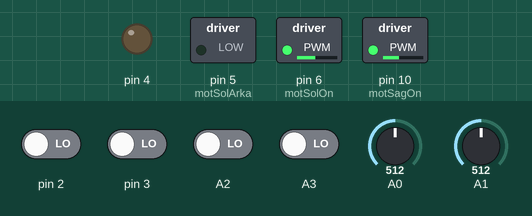
The sketch below on a simulated Arduino Uno, built with avr-gcc and run on an emulated ATmega328P. Parts: switched loads named in the sketch (green lamp = pin HIGH), output pins drawn as LEDs (lit = HIGH). The test bench sets the inputs (shaded band); at power-on: A2, A3, pin 2, pin 3 LOW, A0 = 512, A1 = 512. EEPROM starts erased.

Above: at 1.2 s.
1.3 s: A0 set to 122
At 1.77 s:
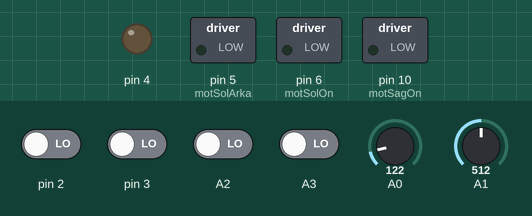
4.3 s: A1 set to 152
7.3 s: A1 set to 125
At 8.5 s:
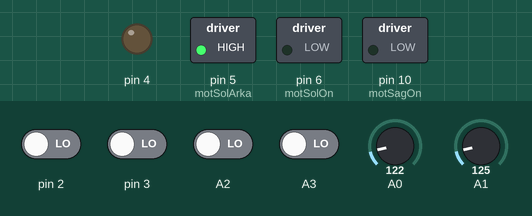
8.8 s: A0 set to 74
At 9.4 s:
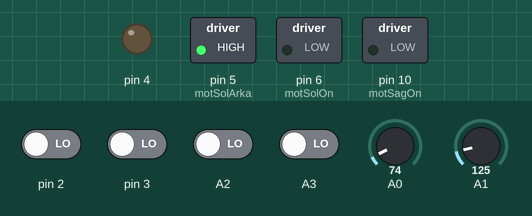
10.4 s: A0 set to 64
At 11.6 s:
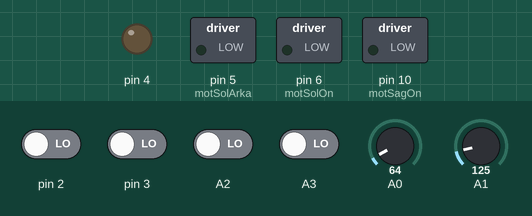
11.9 s: A0 set to 22
13.4 s: A0 set to 18
Timing chart, 0 to 16.4 s (numbered marks = the images above; inputs shaded):
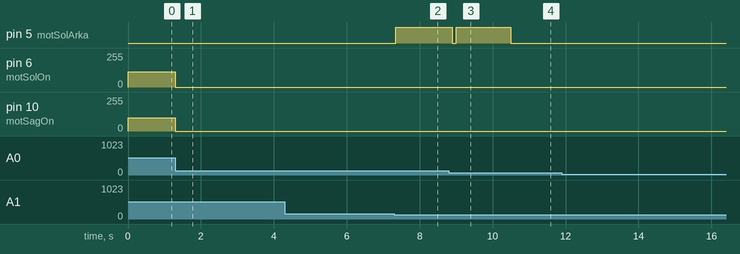

The sketch:

control_code.ino
```cpp
#include <EEPROM.h>
#include <PID_v1.h>

// Debug modda çalıştırmak için etiketi uncomment et
//#define DEBUG

//--------------------------------------------------------------------------------
//              DEĞİŞKENLER BÖLÜMÜ - TÜM GLOBAL DEĞİŞKENLER BURADA TANIMLANACAK
//--------------------------------------------------------------------------------

// pid katsayıları
const double kp = 4.0;        // oransal katsayısı
const double ki = 0.0;        // integral katsayısı
const double kd = 6.0;        // türev kaysayısı

// sensör değişkenleri
boolean on,arka;    // ön ve arkada bulunan dijital sensörler (ön---pina2)(arka---pina4)
int sag,sol;        // sağ ve soldaki analog uzaklık sensörleri (sag---pina1)(sol---pina0)

// sensor pinleri
const int sensorSag = A1;
const int sensorSol = A0;
const int sensorOn = A2;
const int sensorArka = A3;

// motor pinleri
const int motSolOn = 6;
const int motSolArka = 5;
const int motSagOn = 10;
const int motSagArka = 11;
const int enableSag = 12;
const int enableSol = 7;

// motor değişkenleri
int motSag = 0;        // motora uygulanacak toplam pwm girişi
int motSol = 0;
const int offsetSag = 100;    // Motorlara dönmeye başlamaları için sürekli verilen giriş
const int offsetSol = 115;
const int donum1 = 100;    // Dönerken hızlı dönen tekere verilecek giriş
const int donum2 = 50;     // Dönerken yavaş dönen tekere verilecek giriş

// pid değişkenleri
double error=0,referance=0,output=0;

// konum değişkeninin tutulduğu fonsiyon
volatile double konum;
int sayac=0;      // kaç defa ileri gidildiğini sayan sayaç

// pid objesi
// error     -> sensörlerden elde edilen hata
// output    -> pid algoritmasının verdiği çıktı
// referance -> ulaşılması hedeflenen nokta, hatanın sıfır olduğu yer
PID pid1(&error,&output,&referance , kp, ki, kd, DIRECT);

//--------------------------------------------------------------------------------
//              SETUP BÖLÜMÜ - TÜM AYARLAR BU BÖLÜMDE YAPILACAK
//--------------------------------------------------------------------------------

void setup()
{
  Serial.begin(9600);    // seri monitör ile iletişim başlatılıyor

  // pin modları
  DDRB = B000000;   // tüm B portu çıkış
  DDRD = B00110000; // D2,D3 input diğerleri output

  // pid ayarları
  pid1.SetMode(AUTOMATIC);
  pid1.SetOutputLimits(-255,255);

  // encoder pinlerindeki interrupt ayarları
  attachInterrupt(0,konumBul,CHANGE);
  attachInterrupt(1,konumBul,CHANGE);

  // motor enable ayarları
  digitalWrite(enableSol,HIGH);
  digitalWrite(enableSag,HIGH);
}

//--------------------------------------------------------------------------------
//              LOOP BÖLÜMÜ - TÜM İŞLEMLER BU BÖLÜMDE YAPILACAK
//--------------------------------------------------------------------------------


void loop()
{
  tumSensorleriOku();
  hataHesapla();           // hata hesaplanıyor
  pid1.Compute();          // pid kontrolcüsünü çalıştırıyor
  yolunuBul();             // labirent çözme algoritması ekleniyor

  #ifdef DEBUG
  debugFunction();
  #endif
}
```

algorithm.ino
```cpp
/*
Bu bölümde labirent çözücü algoritma ve pid ile ilgili işlemler yapılacak
*/

// hata hesabı
void hataHesapla(){          // hata negatifse sağa daha yakın
  error = sag - sol;          // hata pozitifse sola daha yakın
}


 // Labirent çözen kısım
void yolunuBul(){
  if(sag<20 && sol<20){      // sağ ve sol duvarsa ileri git

    ileriGit();

  }else if(sag<20 && sol>20){    // sağ duvar sol boşluksa sola dön

    dur();
    delay(50);
    don(1);

  }else if(sag>20 && sol<20){    // sol duvar sağ boşluksa sağa dön

    dur();
    delay(50);
    don(0);

  }else{  // hiç bir şart sağlanmadıysa geri git
   geriGit();
  }

}
```

motions.ino
```cpp
/*
Bu bölümde robotun yapacağı hareketler fonksiyon olarak tanımlanacaktır.
Robot-->
- ileri gitme
- geri gitme
- durma ve bilgileri eeproma kaydetme
- Sağ ve sola dönme
hareketi yapacaktır
*/


// ileri gitme fonksiyonu
void ileriGit(){

  motSag = constrain((offsetSag + output), 0, 255);    // motor hızları atanıyor
  motSol = constrain((offsetSol - output), 0, 255);

  analogWrite(motSagOn,motSag);     // ileri gitmek için gerekli pin atamaları
  analogWrite(motSolOn,motSol);
  digitalWrite(motSagArka,LOW);
  digitalWrite(motSolArka,LOW);

}

// geri gitme fonksiyonu
void geriGit(){

  motSag = constrain((offsetSag + output), 0, 255);    // motor hızları atanıyor
  motSol = constrain((offsetSol - output), 0, 255);

  digitalWrite(motSagArka,motSag);      // geri gitmek için gerekli pin atamaları
  digitalWrite(motSolArka,motSol);
  digitalWrite(motSagOn,LOW);
  digitalWrite(motSolOn,LOW);

}

// durma fonksiyonu
void dur(){
  digitalWrite(motSagArka,LOW);      // durmak için gerekli pin atamaları
  digitalWrite(motSolArka,LOW);
  digitalWrite(motSagOn,LOW);
  digitalWrite(motSolOn,LOW);

  EEPROM.write(sayac,konum);        // konum verileri eeprom'a yazılıyor
  konum = 0;      // bir dahaki hareket için konum sıfırlanıyor
  sayac += 1;
}

// dönme fonksiyonu
void don(boolean yon){

  digitalWrite(motSagArka,LOW);  // motor geri pinleri LOW
  digitalWrite(motSolArka,LOW);

  if(yon == 0){    // sağa dönüş yapılacaksa

    motSag = offsetSag + donum2;
    motSol = offsetSol + donum1;
    analogWrite(motSagOn,motSag);
    analogWrite(motSolOn,motSol);

  }else{    // sola dönüş yapacaksa
    motSag = offsetSag + donum1;
    motSol = offsetSol + donum2;
    analogWrite(motSagOn,motSag);
    analogWrite(motSolOn,motSol);
  }
}
```

sensors.ino
```cpp
/*
Bu bölümde sensör işlemleri yapılacaktır
*/

// Analog sharp sensörü okuma fonksiyonu
int sharpOku(int pin){   // analog sharp sensörler okunur
  return 2400 / (analogRead(pin) - 20);      // fonksiyon cm cinsinden değer dönderir
}

// Digital sharp sensörü okuma fonksiyonu
boolean sharpDigitalOku(int pin){      // digital sharp sensörler okunur
  return digitalRead(pin);
}

// Kontrast sensörü okuma fonksiyonu
boolean kontrastOku(int pin){

}

// Konumu hesaplamak için kullanılan interrupt fonksiyonu
// Aynı zamanda enkoderdan gelen değeri işlemekte kullanılıyor
void konumBul(){
  if(digitalRead(motSagOn) == 1 && digitalRead(motSolOn) == 1) // motorlar ileri yönde dönüyor ise konum arttırılıyor
  {
    konum += 2.74;
  }
  else if(digitalRead(motSagOn) == 0 && digitalRead(motSolOn) == 0) // motorlar geriye dönüyor ise konum azaltılıyor
  {
    konum -= 2.74;
  }
}

// tüm sensörleri okumak için kullanılan fonksiyon
void tumSensorleriOku(){
  sag = sharpOku(sensorSag);
  sol = sharpOku(sensorSol);
  on = sharpDigitalOku(sensorOn);
  arka = sharpDigitalOku(sensorArka);
}

// debug kodları bu fonksiyonda
void debugFunction(){
  Serial.print("sol  :");
  Serial.print(sol);
  Serial.print("     ");
  Serial.print("sag  :");
  Serial.print(sag);
  Serial.print("     ");
  Serial.print("on  :");
  Serial.print(on);
  Serial.print("     ");
  Serial.print("arka  :");
  Serial.print(arka);
  Serial.print("     ");
  Serial.print("hata  :");
  Serial.print(sag-sol);
  Serial.print("     ");
  Serial.print("output  :");
  Serial.print(output);
  Serial.print("     ");
  Serial.print("motorSag  :");
  Serial.print(motSag);
  Serial.print("     ");
  Serial.print("motorSol  :");
  Serial.print(motSol);
//  Serial.print("Konum    :");
//  Serial.print(konum);
  Serial.println();
}
```

Measured:
- the behaviour switches between 141 and 140 on A1 (found by bisection; images 1 and 2)
- the behaviour switches between 68 and 67 on A0 (found by bisection; images 3 and 4)
- after the input at 1.3 s, pin 6 (motSolOn): 115/255 → 0/255 at once; pin 10 (motSagOn): 100/255 → 0/255 at once
- after the input at 7.3 s, pin 5 (motSolArka): LOW → HIGH after 0.05 s
- after the input at 8.8 s, pin 5 (motSolArka): HIGH → LOW after 0.10 s, → HIGH 0.10 s later
- after the input at 10.4 s, pin 5 (motSolArka): HIGH → LOW after 0.10 s
- after the input at 11.9 s, every drawn part: stays the same
